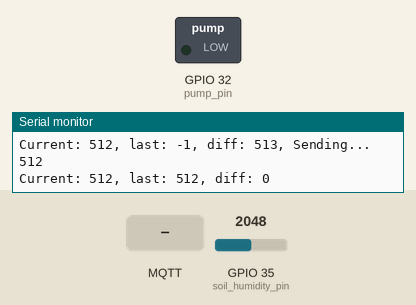
Bench run of a sketch on a simulated ESP32. On the bench: switched loads named in the sketch (green lamp = pin HIGH), the last lines printed to the serial monitor. The test bench sets the inputs (shaded band); at power-on: GPIO 35 (soil_humidity_pin) = 2048 (analog values on the 0–4095 scale). No MQTT or app messages arrive unless stated.

Above: at 1.2 s.
1.3 s: MQTT message "1" arrives on the first subscribed topic
At 3.1 s:
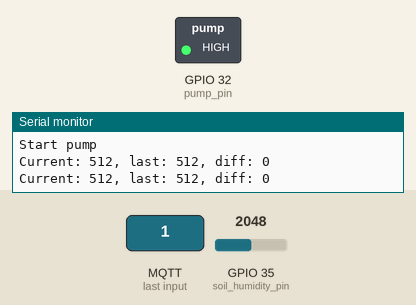
3.5 s: MQTT message "0" arrives on the first subscribed topic
At 4.7 s:
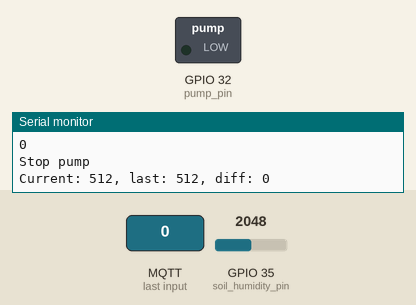
Timing chart, 0 to 6.5 s (numbered marks = the images above; inputs shaded):
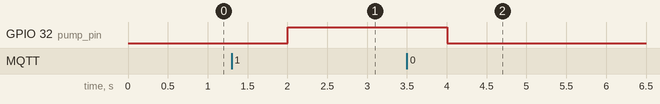

The sketch:

ESP32-TerariumControl-v1.ino
```cpp
/*  Node-RED and ESP32 Make a Terrarium Controller
 *
 * This code is part of a course from Tech Explorations.
 * For information about this course, please see
 *
 * https://techexplorations.com/so/nodered/
 *
 * For information on hardware components and the wiring needed to
 * run this sketch, please see the relevant lecture in the course.
 *
 *
 *  Created by Peter Dalmaris
 *
 */

#include "EspMQTTClient.h"
#include "esp32_secrets.h"

EspMQTTClient client(
  SECRET_SSID,
  SECRET_PASS,
  BROKER_IP,         // MQTT Broker server ip
  BROKER_USERNAME,   // Can be omitted if not needed
  BROKER_PASSWORD,   // Can be omitted if not needed
  CLIENT_NAME,       // Client name that uniquely identify your device
  BROKER_PORT        // The MQTT port, default to 1883. this line can be omitted
);

const byte soil_humidity_pin  = 35;
const byte pump_pin           = 32;

String soil_humidity_topic  = "techexplorations/terrarium/soil-humidity";
String pump_control_topic   = "techexplorations/terrarium/pump-control";

int soil_humidity_error_range = 10; // Updates to the broker will be sent only
                                    // if new soil humidity differs from last
                                    // soil humidity by soil_humidity_error_range.
int current_soil_humidity;
int last_soil_humidity = -1;        // The initial value.

void setup()
{
  //adcAttachPin(soil_humidity_pin);
  analogReadResolution(10);
  pinMode(soil_humidity_pin, INPUT);
  pinMode(pump_pin, OUTPUT);
  Serial.begin(115200);

  // Optionnal functionnalities of EspMQTTClient :
  client.enableDebuggingMessages(); // Enable debugging messages sent to serial output
  client.enableHTTPWebUpdater();    // Enable the web updater.
                                    // User and password default to values of MQTTUsername
                                    // and MQTTPassword. These can be overrited with
                                    // enableHTTPWebUpdater("user", "password").

}

// This function is called once everything is connected (Wifi and MQTT)
// WARNING : YOU MUST IMPLEMENT IT IF YOU USE EspMQTTClient
void onConnectionEstablished()
{
  client.subscribe(pump_control_topic, [](const String & pump_state) {
      pump_control(pump_state);
  });
}

void loop()
{
  client.loop(); // must be called once per loop.

  current_soil_humidity = analogRead(soil_humidity_pin);
  Serial.print("Current: ");
  Serial.print(current_soil_humidity);
  Serial.print(", last: ");
  Serial.print(last_soil_humidity);
  Serial.print(", diff: ");
  Serial.print(abs(current_soil_humidity - last_soil_humidity));

  // Is the current soil humidity different enough from the last one to do an update?
  if ( abs(current_soil_humidity - last_soil_humidity) > soil_humidity_error_range )
  {
      Serial.print(", Sending... ");
      Serial.print(analogRead(soil_humidity_pin));

      client.publish(soil_humidity_topic, String(current_soil_humidity, DEC));
      last_soil_humidity = current_soil_humidity;
      Serial.println();
  }
  Serial.println();
  delay(1000);
}

void pump_control(String pump_state)
{
  Serial.println(pump_state);
    if (pump_state[0] == '0')
    {
      Serial.println("Stop pump");
      digitalWrite(pump_pin, LOW);
    } else if (pump_state[0] == '1')
    {
      Serial.println("Start pump");
      digitalWrite(pump_pin, HIGH);
    }
}
```

esp32_secrets.h
```cpp
/*  Node-RED and ESP32 Make a Terrarium Controller
 *
 * This code is part of a course from Tech Explorations.
 * For information about this course, please see
 *
 * https://techexplorations.com/so/nodered/
 *
 * For information on hardware components and the wiring needed to
 * run this sketch, please see the relevant lecture in the course.
 *
 *
 *  Created by Peter Dalmaris
 *
 */


#define SECRET_SSID  "<your_ssid>"
#define SECRET_PASS  "<your_password>"
#define BROKER_USERNAME  "<your_broker_client_username>"
#define BROKER_PASSWORD  "<your_broker_client_password>"
#define BROKER_IP  "<your_broker_ip"
#define CLIENT_NAME  "<your_client_name>"
#define BROKER_PORT  1883
```

Measured:
- after the input at 1.3 s, GPIO 32 (pump_pin): LOW → HIGH after 0.70 s
- after the input at 3.5 s, GPIO 32 (pump_pin): HIGH → LOW after 0.51 s
